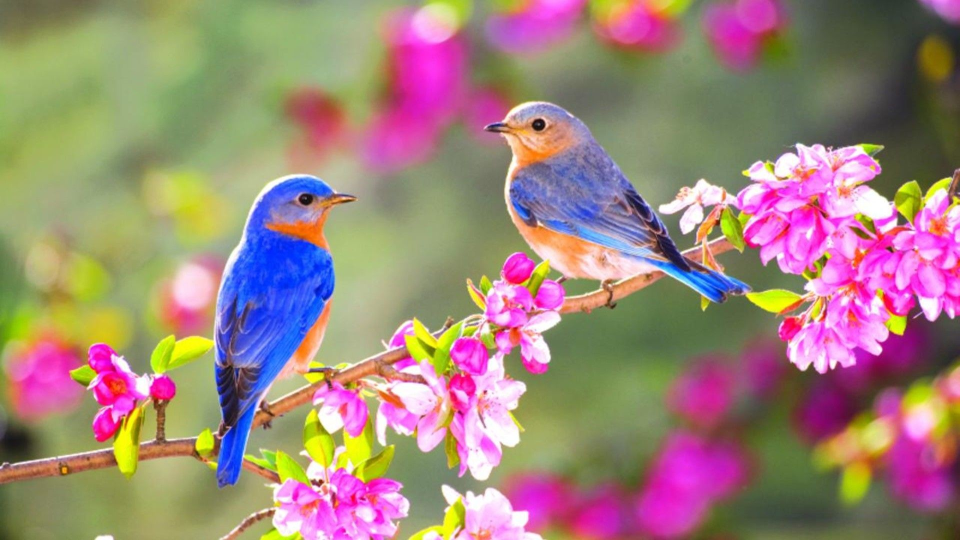
#> input picture app/src/main/python/img3.jpg, 1920 x 1080 px (shown at 1/2 size)
$ python -i grabcut.py   (imports and definitions only)
#> lines starting #> are read from the running program, lines starting #| are printed output that depends on the picture
import numpy as np
import cv2 as cv
from PIL import Image
import base64
import io

def paddedzoom(img, zoomfactor=1.2):
    ' does the same thing as paddedzoom '
    x = img.shape[0:2]
    h, w = x
    M = cv.getRotationMatrix2D((w / 2, h / 2), 0, zoomfactor)
    return cv.warpAffine(img, M, x[::-1])

def edit_pic(data, minx, miny, maxx, maxy):
    decoded_data = base64.b64decode(data)
    np_data = np.frombuffer(decoded_data, np.uint8)
    img = cv.imdecode(np_data, cv.IMREAD_UNCHANGED)
    rect = (minx, miny, maxx, maxy)
    img = paddedzoom(img)
    mask = np.zeros(img.shape[:2], np.uint8)
    bgdModel = np.zeros((1, 65), np.float64)
    fgdModel = np.zeros((1, 65), np.float64)
    cv.grabCut(img, mask, rect, bgdModel, fgdModel, 5, cv.GC_INIT_WITH_RECT)
    mask2 = np.where((mask == 2) | (mask == 0), 0, 1).astype('uint8')
    img = img * mask2[:, :, np.newaxis]
    tmp = cv.cvtColor(img, cv.COLOR_BGR2GRAY)
    _, alpha = cv.threshold(tmp, 0, 255, cv.THRESH_BINARY)
    b, g, r = cv.split(img)
    rgba = [r, g, b, alpha]
    dst = cv.merge(rgba, 4)
    pil_im = Image.fromarray(dst)
    buff1 = io.BytesIO()
    pil_im.save(buff1, format="PNG")
    img_str = base64.b64encode(buff1.getvalue())
    return "" + str(img_str, 'utf-8')

def get_background(data):
    decoded_data = base64.b64decode(data)
    np_data = np.frombuffer(decoded_data, np.uint8)
    img = cv.imdecode(np_data, cv.IMREAD_UNCHANGED)
    gray_image = cv.cvtColor(img, cv.COLOR_BGR2GRAY)
    img = paddedzoom(img)
    mask = np.zeros(img.shape[:2], np.uint8)
    mask2 = np.where((mask == 2) | (mask == 0), 0, 1).astype('uint8')
    background = cv.GaussianBlur(gray_image, (25, 25), cv.BORDER_DEFAULT) * (1 - mask2[:, :])
    pil_bg = Image.fromarray(background)
    buff1 = io.BytesIO()
    pil_bg.save(buff1, format="PNG")
    bg_str = base64.b64encode(buff1.getvalue())
    return "" + str(bg_str, 'utf-8')

>>> import cv2
>>> picture = cv2.imread('img3.jpg', cv2.IMREAD_GRAYSCALE)
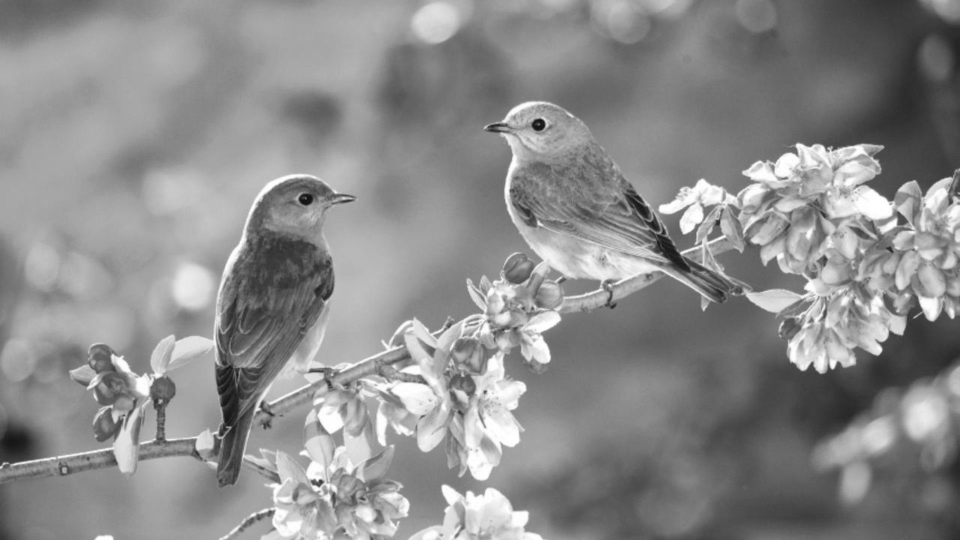
#> picture: shape (1080, 1920) (shown at 1/2 size); min 8, max 255, mean 139.7
>>> result = get_background(picture)
#> in get_background, `np_data = np.frombuffer(decoded_data, np.uint8)`: np_data = 325 values, max 252 at index 211, min 0 at index 324, mean 130.7
#> (the run stopped early here; a loop or call above may not have finished)
